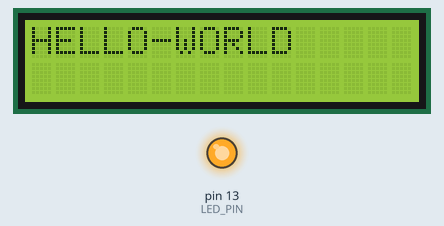
This sketch was run on a simulated Arduino Uno, built with avr-gcc and run on an emulated ATmega328P. Parts: 16×2 character LCD, output pins drawn as LEDs (lit = HIGH). Pins used as bus, display or sensor lines are not drawn.

Above: at 0.24 s.
At 5.9 s:
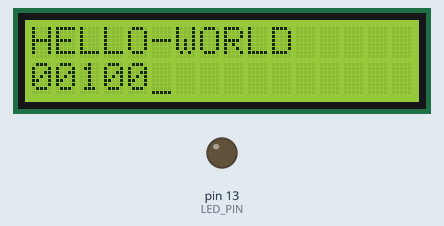
At 14.4 s:
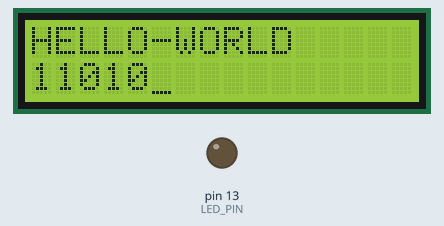
At 27.5 s:
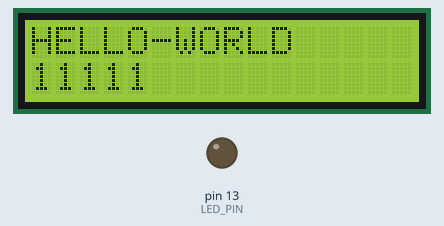
Timing chart, 0 to 40.0 s (numbered marks = the images above):
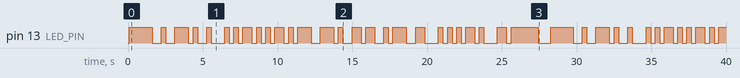

Measured:
- by itself, pin 13 (LED_PIN): LOW → HIGH at 0.10 s, → LOW 1.5 s later, → HIGH 0.62 s later, → LOW 0.30 s later, … (79 changes in this stretch)
- what the display in image 1 shows lasts 0.6 s, from 5.9 s to 6.5 s

The sketch:

transmitterfinal.ino
```cpp
#include <LiquidCrystal_I2C.h>

const int DATA_PIN = 8;
const int LED_PIN  = 13;
const int BIT_MS   = 300;

LiquidCrystal_I2C lcd(0x27, 16, 2);

const uint8_t START_MSG = 30; // 11110
const uint8_t END_MSG   = 31; // 11111

const char message[] = "HELLO-WORLD";

uint8_t encode5(char c) {
  if (c >= 'a' && c <= 'z') c -= 32;
  if (c >= 'A' && c <= 'Z') return (uint8_t)(c - 'A');
  switch (c) {
    case '-': return 26;
    case '\'': return 27;
    case '.': return 28;
    case '/': return 29;
    default:  return 255;
  }
}

void showWholeMessage(const char* msg) {
  lcd.setCursor(0, 0);
  for (int i = 0; i < 16; i++) {
    char c = msg[i];
    lcd.print(c ? c : ' ');
    if (!c) {
      for (int j = i + 1; j < 16; j++) lcd.print(' ');
      break;
    }
  }
}

void clearBitRow() {
  lcd.setCursor(0, 1);
  for (int i = 0; i < 16; i++) lcd.print(' ');
}

void putBitOnRow2(int pos, bool bitVal) {
  lcd.setCursor(pos, 1);
  lcd.print(bitVal ? '1' : '0');
}

void sendBit(bool v) {
  digitalWrite(DATA_PIN, v ? HIGH : LOW);
  digitalWrite(LED_PIN,  v ? HIGH : LOW);
  digitalWrite(2,HIGH);
  delay(BIT_MS);
  digitalWrite(2, LOW);
}

void sendCodeAnimated(uint8_t code) {
  clearBitRow();

  sendBit(true); // start bit HIGH

  for (int b = 4; b >= 0; --b) {
    bool bitVal = (code >> b) & 1;
    putBitOnRow2(4 - b, bitVal);
    sendBit(bitVal);
  }

  sendBit(false); // stop bit LOW
}

void sendCharAtIndex(char c, int i) {
  uint8_t code = encode5(c);
  if (code == 255) return;

  // underline the current letter with the LCD cursor
  lcd.setCursor(i, 0);
  lcd.cursor();     // underline cursor
  lcd.noBlink();    // steady underline

  sendCodeAnimated(code);
}

void sendMessage(const char* msg) {
  showWholeMessage(msg);

  // send start-of-message (cursor hidden)
  lcd.noCursor();
  sendCodeAnimated(START_MSG);

  //send chars
  for (int i = 0; msg[i] != '\0' && i < 16; i++) {
    sendCharAtIndex(msg[i], i);
  }

  // send end-of-message (cursor hidden)
  lcd.noCursor();
  sendCodeAnimated(END_MSG);

  lcd.noCursor();
}

void setup() {
  pinMode(DATA_PIN, OUTPUT);
  pinMode(LED_PIN, OUTPUT);
  digitalWrite(DATA_PIN, LOW);
  digitalWrite(LED_PIN, LOW);

  lcd.init();
  lcd.backlight();
  lcd.clear();
}

void loop() {
  sendMessage(message);
  delay(500);
}
```
